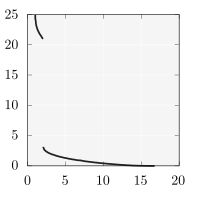

Write gnuplot code to recreate this figure.
set size square
unset key
set lmargin 2
set rmargin 1
set tmargin 1
set bmargin 2

set xtics 5
set ytics 5

# set format x "$%.1f$"
# set format y "$%.1f$"

plot 'poloni2_1000_tessellation.dat' u 1:2 w lines lw 5 lc rgb "#222222"
